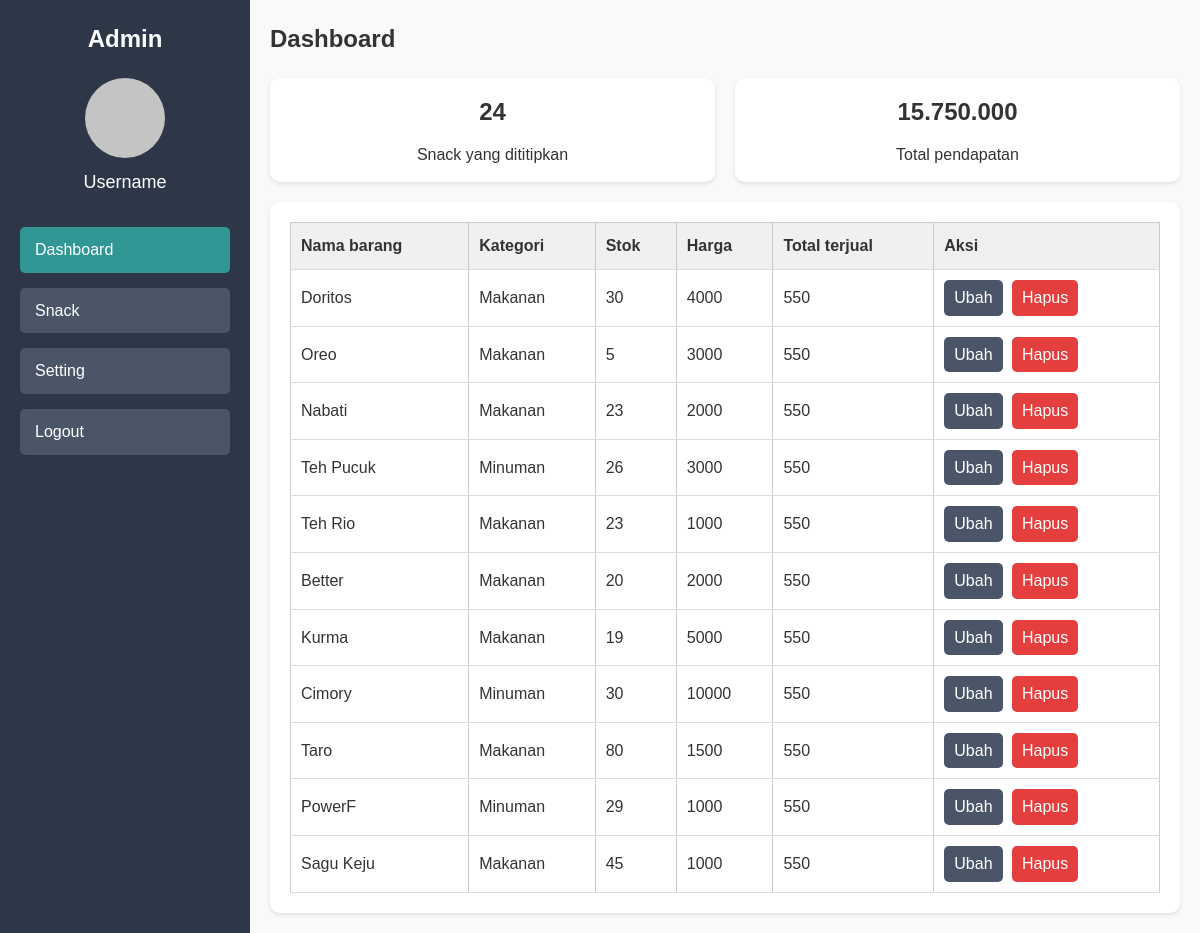
The page /admin-dashboard.php (signed in) on the database its author committed.
### tables this page shows
CREATE TABLE `snack` (
  `ID` int(11) NOT NULL,
  `nama_snack` varchar(50) NOT NULL,
  `kategori` varchar(50) NOT NULL,
  `harga` varchar(50) NOT NULL,
  `stok` varchar(50) NOT NULL,
  `gambar` varchar(100) NOT NULL
);

### functions.php (called while the page is built, shortened)
<?php
$conn = mysqli_connect("localhost", "root", "", "penitipansnack");
function query($query)
{
    global $conn;
    $result = mysqli_query($conn, $query);
    $rows = [];
    while ($row = mysqli_fetch_assoc($result)) {
        $rows[] = $row;
    }
    return $rows;
}

### admin-dashboard.php (the view, shortened to what this page needs)
<?php
require 'functions.php';
$penitipan = query("SELECT * FROM snack");
?>
<!DOCTYPE html>
<html lang="en">
<head>
    <link rel="stylesheet" href="css/admin-styles.css">
    <link rel="stylesheet" href="css/styles.css">
</head>
<body>
    <div class="sidebar">
        <div class="logo">Admin</div>
        <div class="profile-pic"></div>
        <div class="username">Username</div>
        <ul class="menu">
            <li><a href="#" class="active">Dashboard</a></li>
            <li><a href="admin-snack.php">Snack</a></li>
            <li><a href="admin-setting.php">Setting</a></li>
            <li><a href="logout-admin.php">Logout</a></li>
        </ul>
    </div>
    <div class="content">
        <h1>Dashboard</h1>
        <div class="stats">
            <div class="card">
                <h2>24</h2>
                <p>Snack yang dititipkan</p>
            </div>
            <div class="card">
                <h2>15.750.000</h2>
                <p>Total pendapatan</p>
            </div>
        </div>
        <div class="table-container">
            <table>
                <thead>
                    <tr>
                        <th>Nama barang</th>
                        <th>Kategori</th>
                        <th>Stok</th>
                        <th>Harga</th>
                        <th>Total terjual</th>
                        <th>Aksi</th>
                    </tr>
                </thead>
                <tbody>
                    <?php foreach ($penitipan as $row) : ?>
                        <tr data-ID="<?= $row['ID']; ?>">
                            <td data-column="namaSnack"><?= $row['nama_snack']; ?></td>
                            <td data-column="kategori"><?= $row['kategori']; ?></td>
                            <td data-column="stok"><?= $row['stok']; ?></td>
                            <td data-column="harga"><?= $row['harga']; ?></td>
                            <td>550</td>
                            <td>
                                <a href="#" class="edit-btn">Ubah</a>
                                <a class="delete-btn" href="hapus.php?ID=<?= $row["ID"]; ?>" onclick="return confirm('Tindakan ini akan menghapus data! Anda yakin ingin menghapusnya?');">Hapus</a>
                            </td>
                        </tr>
                    <?php endforeach; ?>
            </table>
        </div>
    </div>
</body>
</html>

### css/admin-styles.css (style rules this page uses)
body { display: flex; min-height: 100vh; background-color: #f5f5f5; }
.sidebar { width: 250px; background-color: #2d3748; color: white; padding: 20px; display: flex; flex-direction: column; align-items: center; }
.sidebar .logo { font-size: 24px; font-weight: bold; margin-bottom: 20px; }
.sidebar .profile-pic { width: 80px; height: 80px; background-color: #c4c4c4; border-radius: 50%; margin-bottom: 10px; }
.sidebar .username { font-size: 18px; margin-bottom: 30px; }
.sidebar .menu { list-style: none; width: 100%; }
.sidebar .menu li { width: 100%; margin-bottom: 15px; }
.sidebar .menu li a { display: block; width: 100%; padding: 10px 15px; text-decoration: none; color: white; background-color: #4a5568; border-radius: 5px; }
.sidebar .menu li a.active { background-color: #319795; }
.content { flex: 1; padding: 20px; }
.content h1 { font-size: 24px; margin-bottom: 20px; }
.stats { display: flex; gap: 20px; margin-bottom: 20px; }
.stats .card { flex: 1; padding: 15px; background-color: #fff; border-radius: 10px; box-shadow: 0 2px 4px rgba(0, 0, 0, 0.1); text-align: center; }
.stats .card h2 { font-size: 24px; margin-bottom: 10px; }
.table-container { background-color: #fff; border-radius: 10px; box-shadow: 0 2px 4px rgba(0, 0, 0, 0.1); padding: 20px; }
table { width: 100%; border-collapse: collapse; }
table th, table td { padding: 10px; text-align: left; border-bottom: 1px solid #ddd; }
table th { background-color: #f0f0f0; }
.edit-btn, .delete-btn { display: inline-block; background-color: #4a5568; color: white; border: none; border-radius: 5px; padding: 5px 10px; text-decoration: none; text-align: center; cursor: pointer; }
.delete-btn { background-color: #e53e3e; margin-left: 5px; }
* { margin: 0; padding: 0; box-sizing: border-box; font-family: Arial, sans-serif; }

### css/styles.css (style rules this page uses)
body { margin: 0; font-family: Arial, sans-serif; background-color: #f9f9f9; }
* { margin: 0; padding: 0; box-sizing: border-box; font-family: Arial, sans-serif; }
body { background-color: #f9f9f9; color: #333; line-height: 1.6; }
table { width: 100%; border-collapse: collapse; }
table, th, td { border: 1px solid #ccc; }
th, td { padding: 10px; text-align: left; }
th { background-color: #f4f4f4; }

### rows shown on the page
snack: nama_snack "Doritos", kategori "Makanan", stok "30", harga "4000"
snack: nama_snack "Oreo", kategori "Makanan", stok "5", harga "3000"
snack: nama_snack "Nabati", kategori "Makanan", stok "23", harga "2000"
snack: nama_snack "Teh Pucuk", kategori "Minuman", stok "26", harga "3000"
snack: nama_snack "Teh Rio", kategori "Makanan", stok "23", harga "1000"
snack: nama_snack "Better", kategori "Makanan", stok "20", harga "2000"
snack: nama_snack "Kurma", kategori "Makanan", stok "19", harga "5000"
snack: nama_snack "Cimory", kategori "Minuman", stok "30", harga "10000"
snack: nama_snack "Taro", kategori "Makanan", stok "80", harga "1500"
snack: nama_snack "PowerF", kategori "Minuman", stok "29", harga "1000"
snack: nama_snack "Sagu Keju", kategori "Makanan", stok "45", harga "1000"
